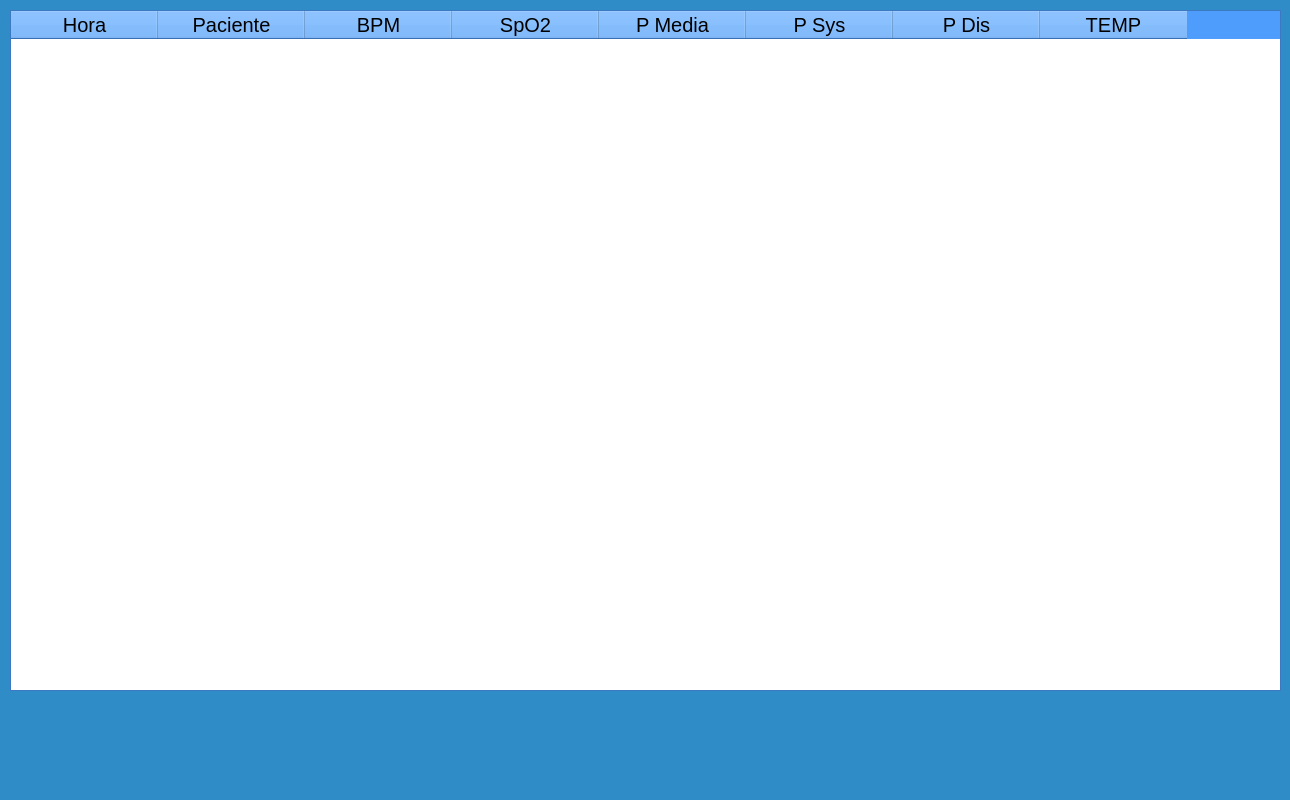
<?xml version="1.0" encoding="UTF-8"?>
<ui version="4.0">
 <class>alarmas</class>
 <widget class="QDialog" name="alarmas">
  <property name="enabled">
   <bool>true</bool>
  </property>
  <property name="geometry">
   <rect>
    <x>0</x>
    <y>0</y>
    <width>1290</width>
    <height>800</height>
   </rect>
  </property>
  <property name="palette">
   <palette>
    <active>
     <colorrole role="Button">
      <brush brushstyle="SolidPattern">
       <color alpha="255">
        <red>78</red>
        <green>157</green>
        <blue>252</blue>
       </color>
      </brush>
     </colorrole>
     <colorrole role="Base">
      <brush brushstyle="SolidPattern">
       <color alpha="255">
        <red>174</red>
        <green>216</green>
        <blue>249</blue>
       </color>
      </brush>
     </colorrole>
     <colorrole role="Window">
      <brush brushstyle="SolidPattern">
       <color alpha="255">
        <red>48</red>
        <green>140</green>
        <blue>198</blue>
       </color>
      </brush>
     </colorrole>
     <colorrole role="Shadow">
      <brush brushstyle="SolidPattern">
       <color alpha="255">
        <red>78</red>
        <green>157</green>
        <blue>252</blue>
       </color>
      </brush>
     </colorrole>
     <colorrole role="HighlightedText">
      <brush brushstyle="SolidPattern">
       <color alpha="255">
        <red>0</red>
        <green>0</green>
        <blue>0</blue>
       </color>
      </brush>
     </colorrole>
    </active>
    <inactive>
     <colorrole role="Button">
      <brush brushstyle="SolidPattern">
       <color alpha="255">
        <red>78</red>
        <green>157</green>
        <blue>252</blue>
       </color>
      </brush>
     </colorrole>
     <colorrole role="Base">
      <brush brushstyle="SolidPattern">
       <color alpha="255">
        <red>174</red>
        <green>216</green>
        <blue>249</blue>
       </color>
      </brush>
     </colorrole>
     <colorrole role="Window">
      <brush brushstyle="SolidPattern">
       <color alpha="255">
        <red>48</red>
        <green>140</green>
        <blue>198</blue>
       </color>
      </brush>
     </colorrole>
     <colorrole role="Shadow">
      <brush brushstyle="SolidPattern">
       <color alpha="255">
        <red>78</red>
        <green>157</green>
        <blue>252</blue>
       </color>
      </brush>
     </colorrole>
     <colorrole role="HighlightedText">
      <brush brushstyle="SolidPattern">
       <color alpha="255">
        <red>0</red>
        <green>0</green>
        <blue>0</blue>
       </color>
      </brush>
     </colorrole>
    </inactive>
    <disabled>
     <colorrole role="Button">
      <brush brushstyle="SolidPattern">
       <color alpha="255">
        <red>78</red>
        <green>157</green>
        <blue>252</blue>
       </color>
      </brush>
     </colorrole>
     <colorrole role="Base">
      <brush brushstyle="SolidPattern">
       <color alpha="255">
        <red>48</red>
        <green>140</green>
        <blue>198</blue>
       </color>
      </brush>
     </colorrole>
     <colorrole role="Window">
      <brush brushstyle="SolidPattern">
       <color alpha="255">
        <red>48</red>
        <green>140</green>
        <blue>198</blue>
       </color>
      </brush>
     </colorrole>
     <colorrole role="Shadow">
      <brush brushstyle="SolidPattern">
       <color alpha="255">
        <red>78</red>
        <green>157</green>
        <blue>252</blue>
       </color>
      </brush>
     </colorrole>
     <colorrole role="HighlightedText">
      <brush brushstyle="SolidPattern">
       <color alpha="255">
        <red>0</red>
        <green>0</green>
        <blue>0</blue>
       </color>
      </brush>
     </colorrole>
    </disabled>
   </palette>
  </property>
  <property name="cursor">
   <cursorShape>BlankCursor</cursorShape>
  </property>
  <property name="windowTitle">
   <string>Dialog</string>
  </property>
  <widget class="QTableWidget" name="tableWidget">
   <property name="geometry">
    <rect>
     <x>10</x>
     <y>10</y>
     <width>1271</width>
     <height>681</height>
    </rect>
   </property>
   <property name="palette">
    <palette>
     <active>
      <colorrole role="WindowText">
       <brush brushstyle="SolidPattern">
        <color alpha="255">
         <red>0</red>
         <green>0</green>
         <blue>0</blue>
        </color>
       </brush>
      </colorrole>
      <colorrole role="Button">
       <brush brushstyle="SolidPattern">
        <color alpha="255">
         <red>78</red>
         <green>157</green>
         <blue>252</blue>
        </color>
       </brush>
      </colorrole>
      <colorrole role="Light">
       <brush brushstyle="SolidPattern">
        <color alpha="255">
         <red>78</red>
         <green>157</green>
         <blue>252</blue>
        </color>
       </brush>
      </colorrole>
      <colorrole role="Midlight">
       <brush brushstyle="SolidPattern">
        <color alpha="255">
         <red>78</red>
         <green>157</green>
         <blue>252</blue>
        </color>
       </brush>
      </colorrole>
      <colorrole role="Dark">
       <brush brushstyle="SolidPattern">
        <color alpha="255">
         <red>78</red>
         <green>157</green>
         <blue>252</blue>
        </color>
       </brush>
      </colorrole>
      <colorrole role="Mid">
       <brush brushstyle="SolidPattern">
        <color alpha="255">
         <red>78</red>
         <green>157</green>
         <blue>252</blue>
        </color>
       </brush>
      </colorrole>
      <colorrole role="Text">
       <brush brushstyle="SolidPattern">
        <color alpha="255">
         <red>0</red>
         <green>0</green>
         <blue>0</blue>
        </color>
       </brush>
      </colorrole>
      <colorrole role="ButtonText">
       <brush brushstyle="SolidPattern">
        <color alpha="255">
         <red>0</red>
         <green>0</green>
         <blue>0</blue>
        </color>
       </brush>
      </colorrole>
      <colorrole role="Base">
       <brush brushstyle="SolidPattern">
        <color alpha="255">
         <red>255</red>
         <green>255</green>
         <blue>255</blue>
        </color>
       </brush>
      </colorrole>
      <colorrole role="Window">
       <brush brushstyle="SolidPattern">
        <color alpha="255">
         <red>78</red>
         <green>157</green>
         <blue>252</blue>
        </color>
       </brush>
      </colorrole>
      <colorrole role="Highlight">
       <brush brushstyle="SolidPattern">
        <color alpha="255">
         <red>174</red>
         <green>216</green>
         <blue>249</blue>
        </color>
       </brush>
      </colorrole>
      <colorrole role="PlaceholderText">
       <brush brushstyle="NoBrush">
        <color alpha="128">
         <red>0</red>
         <green>0</green>
         <blue>0</blue>
        </color>
       </brush>
      </colorrole>
     </active>
     <inactive>
      <colorrole role="WindowText">
       <brush brushstyle="SolidPattern">
        <color alpha="255">
         <red>0</red>
         <green>0</green>
         <blue>0</blue>
        </color>
       </brush>
      </colorrole>
      <colorrole role="Button">
       <brush brushstyle="SolidPattern">
        <color alpha="255">
         <red>78</red>
         <green>157</green>
         <blue>252</blue>
        </color>
       </brush>
      </colorrole>
      <colorrole role="Light">
       <brush brushstyle="SolidPattern">
        <color alpha="255">
         <red>78</red>
         <green>157</green>
         <blue>252</blue>
        </color>
       </brush>
      </colorrole>
      <colorrole role="Midlight">
       <brush brushstyle="SolidPattern">
        <color alpha="255">
         <red>78</red>
         <green>157</green>
         <blue>252</blue>
        </color>
       </brush>
      </colorrole>
      <colorrole role="Dark">
       <brush brushstyle="SolidPattern">
        <color alpha="255">
         <red>78</red>
         <green>157</green>
         <blue>252</blue>
        </color>
       </brush>
      </colorrole>
      <colorrole role="Mid">
       <brush brushstyle="SolidPattern">
        <color alpha="255">
         <red>78</red>
         <green>157</green>
         <blue>252</blue>
        </color>
       </brush>
      </colorrole>
      <colorrole role="Text">
       <brush brushstyle="SolidPattern">
        <color alpha="255">
         <red>0</red>
         <green>0</green>
         <blue>0</blue>
        </color>
       </brush>
      </colorrole>
      <colorrole role="ButtonText">
       <brush brushstyle="SolidPattern">
        <color alpha="255">
         <red>0</red>
         <green>0</green>
         <blue>0</blue>
        </color>
       </brush>
      </colorrole>
      <colorrole role="Base">
       <brush brushstyle="SolidPattern">
        <color alpha="255">
         <red>255</red>
         <green>255</green>
         <blue>255</blue>
        </color>
       </brush>
      </colorrole>
      <colorrole role="Window">
       <brush brushstyle="SolidPattern">
        <color alpha="255">
         <red>78</red>
         <green>157</green>
         <blue>252</blue>
        </color>
       </brush>
      </colorrole>
      <colorrole role="Highlight">
       <brush brushstyle="SolidPattern">
        <color alpha="255">
         <red>174</red>
         <green>216</green>
         <blue>249</blue>
        </color>
       </brush>
      </colorrole>
      <colorrole role="PlaceholderText">
       <brush brushstyle="NoBrush">
        <color alpha="128">
         <red>0</red>
         <green>0</green>
         <blue>0</blue>
        </color>
       </brush>
      </colorrole>
     </inactive>
     <disabled>
      <colorrole role="WindowText">
       <brush brushstyle="SolidPattern">
        <color alpha="255">
         <red>78</red>
         <green>157</green>
         <blue>252</blue>
        </color>
       </brush>
      </colorrole>
      <colorrole role="Button">
       <brush brushstyle="SolidPattern">
        <color alpha="255">
         <red>78</red>
         <green>157</green>
         <blue>252</blue>
        </color>
       </brush>
      </colorrole>
      <colorrole role="Light">
       <brush brushstyle="SolidPattern">
        <color alpha="255">
         <red>78</red>
         <green>157</green>
         <blue>252</blue>
        </color>
       </brush>
      </colorrole>
      <colorrole role="Midlight">
       <brush brushstyle="SolidPattern">
        <color alpha="255">
         <red>78</red>
         <green>157</green>
         <blue>252</blue>
        </color>
       </brush>
      </colorrole>
      <colorrole role="Dark">
       <brush brushstyle="SolidPattern">
        <color alpha="255">
         <red>78</red>
         <green>157</green>
         <blue>252</blue>
        </color>
       </brush>
      </colorrole>
      <colorrole role="Mid">
       <brush brushstyle="SolidPattern">
        <color alpha="255">
         <red>78</red>
         <green>157</green>
         <blue>252</blue>
        </color>
       </brush>
      </colorrole>
      <colorrole role="Text">
       <brush brushstyle="SolidPattern">
        <color alpha="255">
         <red>78</red>
         <green>157</green>
         <blue>252</blue>
        </color>
       </brush>
      </colorrole>
      <colorrole role="ButtonText">
       <brush brushstyle="SolidPattern">
        <color alpha="255">
         <red>78</red>
         <green>157</green>
         <blue>252</blue>
        </color>
       </brush>
      </colorrole>
      <colorrole role="Base">
       <brush brushstyle="SolidPattern">
        <color alpha="255">
         <red>78</red>
         <green>157</green>
         <blue>252</blue>
        </color>
       </brush>
      </colorrole>
      <colorrole role="Window">
       <brush brushstyle="SolidPattern">
        <color alpha="255">
         <red>78</red>
         <green>157</green>
         <blue>252</blue>
        </color>
       </brush>
      </colorrole>
      <colorrole role="Highlight">
       <brush brushstyle="SolidPattern">
        <color alpha="255">
         <red>145</red>
         <green>145</green>
         <blue>145</blue>
        </color>
       </brush>
      </colorrole>
      <colorrole role="PlaceholderText">
       <brush brushstyle="NoBrush">
        <color alpha="128">
         <red>0</red>
         <green>0</green>
         <blue>0</blue>
        </color>
       </brush>
      </colorrole>
     </disabled>
    </palette>
   </property>
   <property name="font">
    <font>
     <pointsize>14</pointsize>
    </font>
   </property>
   <property name="cursor" stdset="0">
    <cursorShape>BlankCursor</cursorShape>
   </property>
   <property name="lineWidth">
    <number>1</number>
   </property>
   <property name="sizeAdjustPolicy">
    <enum>QAbstractScrollArea::AdjustToContents</enum>
   </property>
   <property name="autoScrollMargin">
    <number>16</number>
   </property>
   <property name="alternatingRowColors">
    <bool>true</bool>
   </property>
   <property name="columnCount">
    <number>8</number>
   </property>
   <attribute name="horizontalHeaderMinimumSectionSize">
    <number>30</number>
   </attribute>
   <attribute name="horizontalHeaderDefaultSectionSize">
    <number>147</number>
   </attribute>
   <attribute name="verticalHeaderMinimumSectionSize">
    <number>19</number>
   </attribute>
   <attribute name="verticalHeaderDefaultSectionSize">
    <number>30</number>
   </attribute>
   <column>
    <property name="text">
     <string>Hora</string>
    </property>
    <property name="font">
     <font>
      <pointsize>15</pointsize>
     </font>
    </property>
   </column>
   <column>
    <property name="text">
     <string>Paciente</string>
    </property>
    <property name="font">
     <font>
      <pointsize>15</pointsize>
      <stylestrategy>PreferAntialias</stylestrategy>
      <kerning>true</kerning>
     </font>
    </property>
   </column>
   <column>
    <property name="text">
     <string>BPM</string>
    </property>
    <property name="font">
     <font>
      <pointsize>15</pointsize>
     </font>
    </property>
   </column>
   <column>
    <property name="text">
     <string>SpO2</string>
    </property>
    <property name="font">
     <font>
      <pointsize>15</pointsize>
     </font>
    </property>
   </column>
   <column>
    <property name="text">
     <string>P Media</string>
    </property>
    <property name="font">
     <font>
      <pointsize>15</pointsize>
     </font>
    </property>
   </column>
   <column>
    <property name="text">
     <string>P Sys</string>
    </property>
    <property name="font">
     <font>
      <pointsize>15</pointsize>
     </font>
    </property>
   </column>
   <column>
    <property name="text">
     <string>P Dis</string>
    </property>
    <property name="font">
     <font>
      <pointsize>15</pointsize>
     </font>
    </property>
   </column>
   <column>
    <property name="text">
     <string>TEMP</string>
    </property>
    <property name="font">
     <font>
      <pointsize>15</pointsize>
     </font>
    </property>
   </column>
  </widget>
  <widget class="QPushButton" name="pushButton">
   <property name="geometry">
    <rect>
     <x>1190</x>
     <y>700</y>
     <width>90</width>
     <height>90</height>
    </rect>
   </property>
   <property name="font">
    <font>
     <family>Ubuntu Condensed</family>
     <weight>75</weight>
     <bold>true</bold>
    </font>
   </property>
   <property name="cursor">
    <cursorShape>BlankCursor</cursorShape>
   </property>
   <property name="styleSheet">
    <string notr="true">border: 0px;</string>
   </property>
   <property name="text">
    <string/>
   </property>
   <property name="icon">
    <iconset resource="recursos.qrc">
     <normaloff>:/imagenes/btn_Ok.png</normaloff>:/imagenes/btn_Ok.png</iconset>
   </property>
   <property name="iconSize">
    <size>
     <width>90</width>
     <height>90</height>
    </size>
   </property>
   <property name="shortcut">
    <string/>
   </property>
   <property name="checkable">
    <bool>false</bool>
   </property>
   <property name="autoDefault">
    <bool>true</bool>
   </property>
  </widget>
 </widget>
 <resources>
  <include location="recursos.qrc"/>
 </resources>
 <connections/>
</ui>
